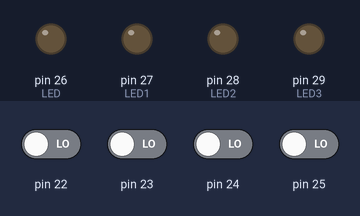
A sketch run on a simulated Arduino Mega 2560, built with avr-gcc and run on an emulated ATmega2560. On the bench: output pins drawn as LEDs (lit = HIGH). Dashed ring = blinking. The test bench sets the inputs (shaded band); at power-on: pin 22–25 LOW.

Above: at 1.2 s.
1.3 s: pin 22 driven HIGH
At 1.45 s:
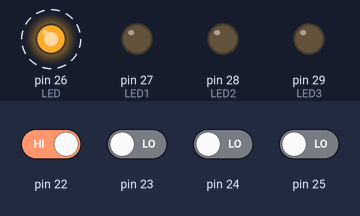
4.3 s: pin 22 driven LOW
At 4.55 s:
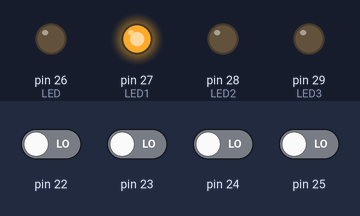
5.9 s: pin 24 driven HIGH
At 6.35 s:
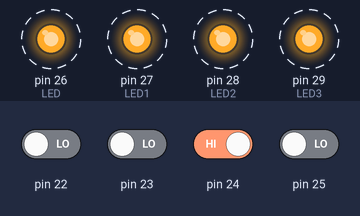
8.9 s: pin 24 driven LOW
At 9.15 s:
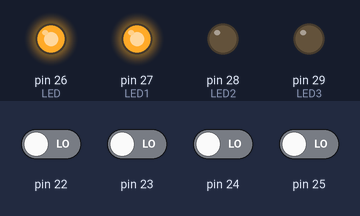
10.5 s: pin 25 driven HIGH
At 10.85 s:
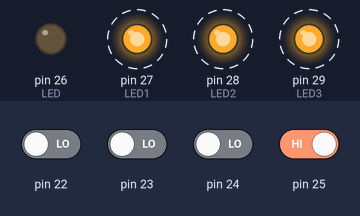
Timing chart, 0 to 14.5 s (numbered marks = the images above; inputs shaded):
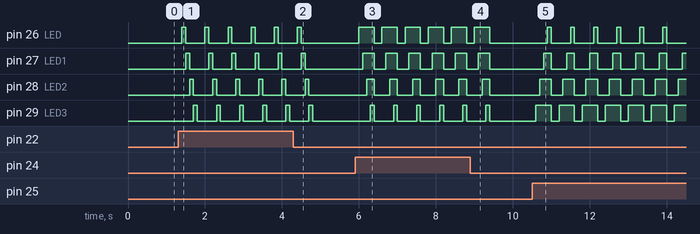

Measured:
- after the input at 1.3 s, pin 26 (LED): alternates HIGH for 0.10 s and LOW for 0.50 s, starting after 0.10 s; pin 27 (LED1): alternates HIGH for 0.10 s and LOW for 0.50 s, starting after 0.20 s
- after the input at 4.3 s, pin 26 (LED): goes on until 4.5 s, then stays LOW; pin 27 (LED1): goes on until 4.6 s, then stays LOW; pin 28 (LED2): goes on until 4.7 s, then stays LOW; pin 29 (LED3): goes on until 4.8 s, then stays LOW
- after the input at 5.9 s, pin 26 (LED): alternates HIGH for 0.40 s and LOW for 0.20 s, starting after 0.10 s; pin 27 (LED1): alternates HIGH for 0.30 s and LOW for 0.30 s, starting after 0.20 s
- after the input at 8.9 s, pin 26 (LED), pin 27 (LED1), pin 28 (LED2), pin 29 (LED3): goes on until 9.4 s, then stays LOW
- after the input at 10.5 s, pin 26 (LED): alternates HIGH for 0.10 s and LOW for 0.50 s, starting after 0.40 s; pin 27 (LED1): alternates HIGH for 0.20 s and LOW for 0.40 s, starting after 0.30 s

The sketch:

AVR3.ino
```cpp
int sw1 = 22;
int sw2 = 23;
int sw3 = 24;
int sw4 = 25;
int LED = 26;
int LED1 = 27;
int LED2 = 28;
int LED3 = 29;

void setup(){
  pinMode(22,INPUT);
  pinMode(23,INPUT);
  pinMode(24,INPUT);
  pinMode(25,INPUT);
  pinMode(26,OUTPUT);
  pinMode(27,OUTPUT);
  pinMode(28,OUTPUT);
  pinMode(29,OUTPUT);
}

void loop(){
  if(digitalRead(22) == 1){
      for(int i=0; i<3; i++){
        digitalWrite(LED,LOW);
        digitalWrite(LED1,LOW);
        digitalWrite(LED2,LOW);
        digitalWrite(LED3,LOW);
        delay(100);
        digitalWrite(LED,HIGH);
        digitalWrite(LED1,LOW);
        digitalWrite(LED2,LOW);
        digitalWrite(LED3,LOW);
        delay(100);
        digitalWrite(LED,LOW);
        digitalWrite(LED1,HIGH);
        digitalWrite(LED2,LOW);
        digitalWrite(LED3,LOW);
        delay(100);
        digitalWrite(LED,LOW);
        digitalWrite(LED1,LOW);
        digitalWrite(LED2,HIGH);
        digitalWrite(LED3,LOW);
        delay(100);
        digitalWrite(LED,LOW);
        digitalWrite(LED1,LOW);
        digitalWrite(LED2,LOW);
        digitalWrite(LED3,HIGH);
        delay(100);
        digitalWrite(LED,LOW);
        digitalWrite(LED1,LOW);
        digitalWrite(LED2,LOW);
        digitalWrite(LED3,LOW);
        delay(100);
      }
  }
  else if(digitalRead(23) == 1){
      for(int i=0; i<2; i++){
        digitalWrite(LED,LOW);
        digitalWrite(LED1,LOW);
        digitalWrite(LED2,LOW);
        digitalWrite(LED3,LOW);
        delay(100);
        digitalWrite(LED,LOW);
        digitalWrite(LED1,LOW);
        digitalWrite(LED2,LOW);
        digitalWrite(LED3,HIGH);
        delay(100);
        digitalWrite(LED,LOW);
        digitalWrite(LED1,LOW);
        digitalWrite(LED2,HIGH);
        digitalWrite(LED3,LOW);
        delay(100);
        digitalWrite(LED,LOW);
        digitalWrite(LED1,HIGH);
        digitalWrite(LED2,LOW);
        digitalWrite(LED3,LOW);
        delay(100);
        digitalWrite(LED,HIGH);
        digitalWrite(LED1,LOW);
        digitalWrite(LED2,LOW);
        digitalWrite(LED3,LOW);
        delay(100);
        digitalWrite(LED,LOW);
        digitalWrite(LED1,LOW);
        digitalWrite(LED2,LOW);
        digitalWrite(LED3,LOW);
        delay(100);
      }
  }
  else if(digitalRead(24) == 1){
      for(int i=0; i<3; i++){
        digitalWrite(LED,LOW);
        digitalWrite(LED1,LOW);
        digitalWrite(LED2,LOW);
        digitalWrite(LED3,LOW);
        delay(100);
        digitalWrite(LED,HIGH);
        digitalWrite(LED1,LOW);
        digitalWrite(LED2,LOW);
        digitalWrite(LED3,LOW);
        delay(100);
        digitalWrite(LED,HIGH);
        digitalWrite(LED1,HIGH);
        digitalWrite(LED2,LOW);
        digitalWrite(LED3,LOW);
        delay(100);
        digitalWrite(LED,HIGH);
        digitalWrite(LED1,HIGH);
        digitalWrite(LED2,HIGH);
        digitalWrite(LED3,LOW);
        delay(100);
        digitalWrite(LED,HIGH);
        digitalWrite(LED1,HIGH);
        digitalWrite(LED2,HIGH);
        digitalWrite(LED3,HIGH);
        delay(100);
        digitalWrite(LED,LOW);
        digitalWrite(LED1,LOW);
        digitalWrite(LED2,LOW);
        digitalWrite(LED3,LOW);
        delay(100);
      }
  }
  else if(digitalRead(25) == 1){
      for(int i=0; i<2; i++){
        digitalWrite(LED,LOW);
        digitalWrite(LED1,LOW);
        digitalWrite(LED2,LOW);
        digitalWrite(LED3,LOW);
        delay(100);
        digitalWrite(LED,LOW);
        digitalWrite(LED1,LOW);
        digitalWrite(LED2,LOW);
        digitalWrite(LED3,HIGH);
        delay(100);
        digitalWrite(LED,LOW);
        digitalWrite(LED1,LOW);
        digitalWrite(LED2,HIGH);
        digitalWrite(LED3,HIGH);
        delay(100);
        digitalWrite(LED,LOW);
        digitalWrite(LED1,HIGH);
        digitalWrite(LED2,HIGH);
        digitalWrite(LED3,HIGH);
        delay(100);
        digitalWrite(LED,HIGH);
        digitalWrite(LED1,HIGH);
        digitalWrite(LED2,HIGH);
        digitalWrite(LED3,HIGH);
        delay(100);
        digitalWrite(LED,LOW);
        digitalWrite(LED1,LOW);
        digitalWrite(LED2,LOW);
        digitalWrite(LED3,LOW);
        delay(100);
      }
  }

}
```
